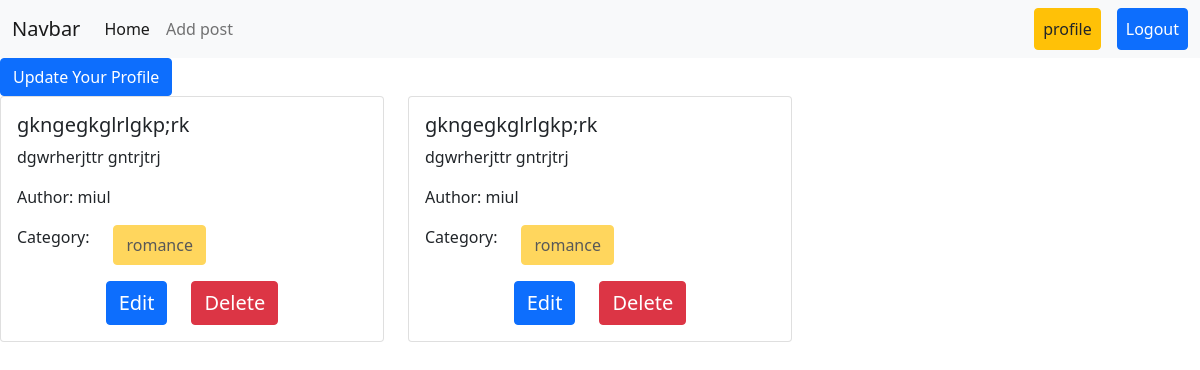
The page /author/profile/ (signed in) on the database as committed earlier.
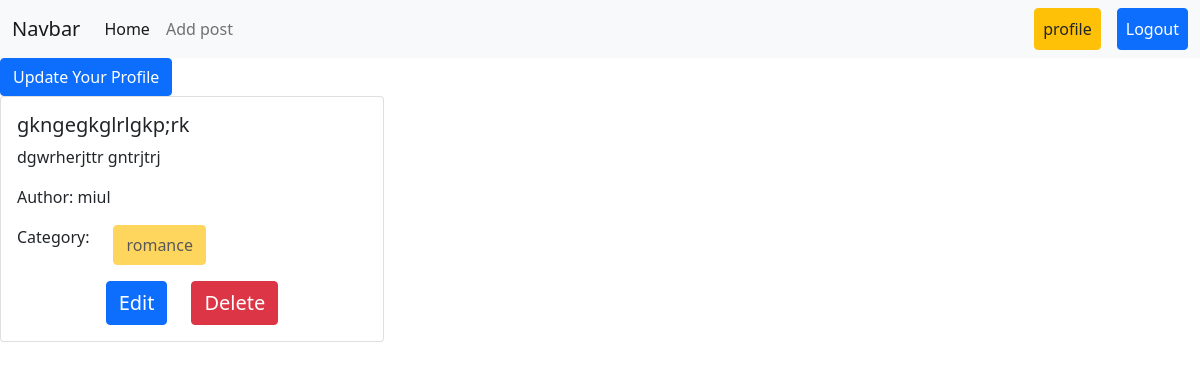
The same page on the database as committed later.
### post/models.py (models this page shows, shortened)
class Post(models.Model):
    title=models.CharField(max_length=50)
    content=models.TextField()
    category=models.ManyToManyField(Category)
    author=models.ForeignKey(User,on_delete=models.CASCADE)
    image=models.ImageField(upload_to='post/media/uploads/',blank=True,null=True)

### categories/models.py (models this page shows, shortened)
class Category(models.Model):
    name=models.CharField(max_length=100)
    slug=models.SlugField(max_length=100,unique=True,null=True,blank=True)

### author/views.py (the view)
# urls.py: path('profile/', views.profile ,name='profile'),
@login_required
def profile(request):
      data = Post.objects.filter(author=request.user)
      return render(request, 'profile.html', {'data':data})

### author/templates/profile.html
{% extends 'base.html'%}
{% load crispy_forms_tags %}
{% block content %}
<div>
    <a  class="btn btn-primary" href="{%url 'edit_profile' %}">Update Your Profile</a>
</div>
<div class="row">
    {% for post in data %}
      <div class="col-sm-12 col-md-6 col-lg-4">
        <div>
          <div class="card">
            <div class="card-body">
              <h5 class="card-title">{{ post.title }}</h5>
              <p class="card-text">{{ post.content }}</p>
              <p>Author: {{  post.author.first_name }}</p>
              <div class="d-flex gap-4">
                <p>Category: </p>
                {% for i in post.category.all %}
                  <button class="btn btn-warning" disabled>{{ i.name }}</button>
                {% endfor %}
              </div>
              <div class="d-flex justify-content-center gap-4 mt-3">
                <a href="{% url 'edit_post' post.id %}" class="btn btn-primary fs-5">Edit</a>
                <a href="{% url 'delete_post' post.id %}" class="btn btn-danger fs-5">Delete</a>
              </div>
            </div>
          </div>
        </div>
      </div>
    {% endfor %}
  </div>
{% endblock %}

Rows that differ between the two databases and show on the page:
removed Post: title "gkngegkglrlgkp;rk", content "dgwrherjttr gntrjtrj", author.first_name "miul", Category (name "romance")
